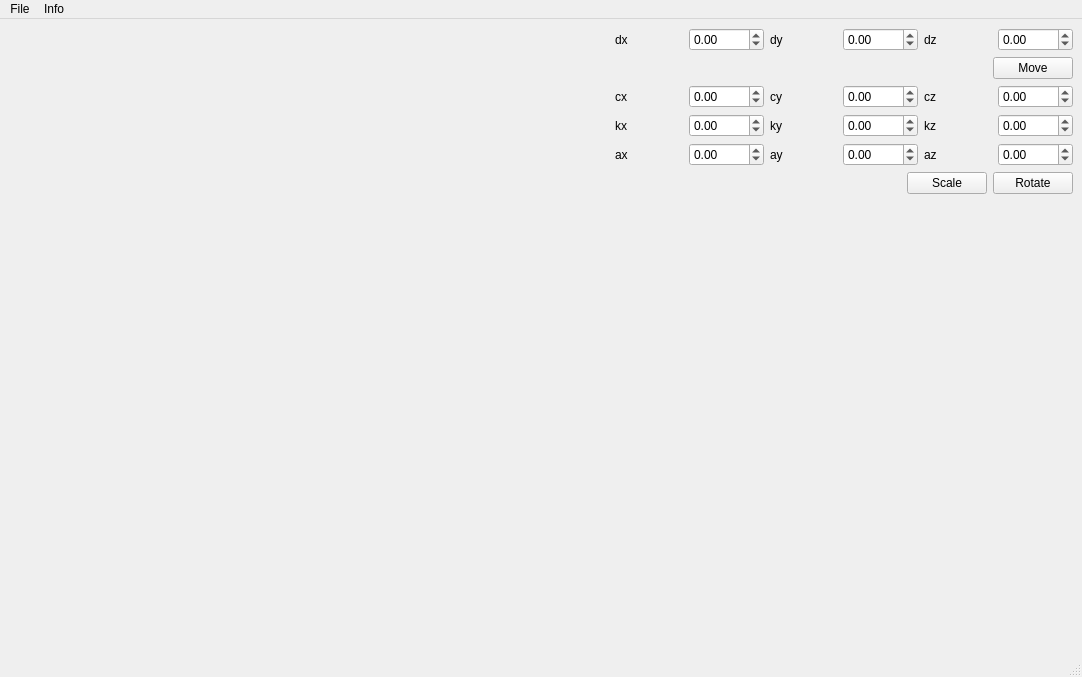
<?xml version="1.0" encoding="UTF-8"?>
<ui version="4.0">
 <class>main_window</class>
 <widget class="QMainWindow" name="main_window">
  <property name="geometry">
   <rect>
    <x>0</x>
    <y>0</y>
    <width>1082</width>
    <height>677</height>
   </rect>
  </property>
  <property name="windowTitle">
   <string>main_window</string>
  </property>
  <widget class="QWidget" name="centralWidget">
   <property name="sizePolicy">
    <sizepolicy hsizetype="Fixed" vsizetype="Fixed">
     <horstretch>0</horstretch>
     <verstretch>0</verstretch>
    </sizepolicy>
   </property>
   <layout class="QHBoxLayout" name="horizontalLayout_7">
    <item>
     <widget class="QWidget" name="widget" native="true">
      <property name="minimumSize">
       <size>
        <width>600</width>
        <height>600</height>
       </size>
      </property>
     </widget>
    </item>
    <item>
     <layout class="QVBoxLayout" name="verticalLayout">
      <item>
       <layout class="QHBoxLayout" name="horizontalLayout">
        <item>
         <widget class="QLabel" name="label">
          <property name="text">
           <string>dx</string>
          </property>
         </widget>
        </item>
        <item>
         <widget class="QDoubleSpinBox" name="dxSpinBox">
          <property name="minimum">
           <double>-1000.000000000000000</double>
          </property>
          <property name="maximum">
           <double>1000.000000000000000</double>
          </property>
         </widget>
        </item>
        <item>
         <widget class="QLabel" name="label_2">
          <property name="text">
           <string>dy</string>
          </property>
         </widget>
        </item>
        <item>
         <widget class="QDoubleSpinBox" name="dySpinBox">
          <property name="minimum">
           <double>-1000.000000000000000</double>
          </property>
          <property name="maximum">
           <double>1000.000000000000000</double>
          </property>
         </widget>
        </item>
        <item>
         <widget class="QLabel" name="label_3">
          <property name="text">
           <string>dz</string>
          </property>
         </widget>
        </item>
        <item>
         <widget class="QDoubleSpinBox" name="dzSpinBox">
          <property name="minimum">
           <double>-1000.000000000000000</double>
          </property>
          <property name="maximum">
           <double>1000.000000000000000</double>
          </property>
         </widget>
        </item>
       </layout>
      </item>
      <item>
       <layout class="QHBoxLayout" name="horizontalLayout_6">
        <item>
         <spacer name="horizontalSpacer_2">
          <property name="orientation">
           <enum>Qt::Horizontal</enum>
          </property>
          <property name="sizeHint" stdset="0">
           <size>
            <width>40</width>
            <height>20</height>
           </size>
          </property>
         </spacer>
        </item>
        <item>
         <widget class="QPushButton" name="moveButton">
          <property name="text">
           <string>Move</string>
          </property>
         </widget>
        </item>
       </layout>
      </item>
      <item>
       <layout class="QHBoxLayout" name="horizontalLayout_2">
        <item>
         <widget class="QLabel" name="label_4">
          <property name="text">
           <string>cx</string>
          </property>
         </widget>
        </item>
        <item>
         <widget class="QDoubleSpinBox" name="cxSpinBox">
          <property name="minimum">
           <double>-1000.000000000000000</double>
          </property>
          <property name="maximum">
           <double>1000.000000000000000</double>
          </property>
         </widget>
        </item>
        <item>
         <widget class="QLabel" name="label_5">
          <property name="text">
           <string>cy</string>
          </property>
         </widget>
        </item>
        <item>
         <widget class="QDoubleSpinBox" name="cySpinBox">
          <property name="minimum">
           <double>-1000.000000000000000</double>
          </property>
          <property name="maximum">
           <double>1000.000000000000000</double>
          </property>
         </widget>
        </item>
        <item>
         <widget class="QLabel" name="label_6">
          <property name="text">
           <string>cz</string>
          </property>
         </widget>
        </item>
        <item>
         <widget class="QDoubleSpinBox" name="czSpinBox">
          <property name="minimum">
           <double>-1000.000000000000000</double>
          </property>
          <property name="maximum">
           <double>1000.000000000000000</double>
          </property>
         </widget>
        </item>
       </layout>
      </item>
      <item>
       <layout class="QHBoxLayout" name="horizontalLayout_3">
        <item>
         <widget class="QLabel" name="label_7">
          <property name="text">
           <string>kx</string>
          </property>
         </widget>
        </item>
        <item>
         <widget class="QDoubleSpinBox" name="kxSpinBox">
          <property name="minimum">
           <double>-1000.000000000000000</double>
          </property>
          <property name="maximum">
           <double>1000.000000000000000</double>
          </property>
         </widget>
        </item>
        <item>
         <widget class="QLabel" name="label_8">
          <property name="text">
           <string>ky</string>
          </property>
         </widget>
        </item>
        <item>
         <widget class="QDoubleSpinBox" name="kySpinBox">
          <property name="minimum">
           <double>-1000.000000000000000</double>
          </property>
          <property name="maximum">
           <double>1000.000000000000000</double>
          </property>
         </widget>
        </item>
        <item>
         <widget class="QLabel" name="label_9">
          <property name="text">
           <string>kz</string>
          </property>
         </widget>
        </item>
        <item>
         <widget class="QDoubleSpinBox" name="kzSpinBox">
          <property name="minimum">
           <double>-1000.000000000000000</double>
          </property>
          <property name="maximum">
           <double>1000.000000000000000</double>
          </property>
         </widget>
        </item>
       </layout>
      </item>
      <item>
       <layout class="QHBoxLayout" name="horizontalLayout_4">
        <item>
         <widget class="QLabel" name="label_10">
          <property name="text">
           <string>ax</string>
          </property>
         </widget>
        </item>
        <item>
         <widget class="QDoubleSpinBox" name="axSpinBox">
          <property name="minimum">
           <double>-1000.000000000000000</double>
          </property>
          <property name="maximum">
           <double>1000.000000000000000</double>
          </property>
         </widget>
        </item>
        <item>
         <widget class="QLabel" name="label_11">
          <property name="text">
           <string>ay</string>
          </property>
         </widget>
        </item>
        <item>
         <widget class="QDoubleSpinBox" name="aySpinBox">
          <property name="minimum">
           <double>-1000.000000000000000</double>
          </property>
          <property name="maximum">
           <double>1000.000000000000000</double>
          </property>
         </widget>
        </item>
        <item>
         <widget class="QLabel" name="label_12">
          <property name="text">
           <string>az</string>
          </property>
         </widget>
        </item>
        <item>
         <widget class="QDoubleSpinBox" name="azSpinBox">
          <property name="minimum">
           <double>-1000.000000000000000</double>
          </property>
          <property name="maximum">
           <double>1000.000000000000000</double>
          </property>
         </widget>
        </item>
       </layout>
      </item>
      <item>
       <layout class="QHBoxLayout" name="horizontalLayout_5">
        <item>
         <spacer name="horizontalSpacer">
          <property name="orientation">
           <enum>Qt::Horizontal</enum>
          </property>
          <property name="sizeHint" stdset="0">
           <size>
            <width>40</width>
            <height>20</height>
           </size>
          </property>
         </spacer>
        </item>
        <item>
         <widget class="QPushButton" name="scaleButton">
          <property name="text">
           <string>Scale</string>
          </property>
         </widget>
        </item>
        <item>
         <widget class="QPushButton" name="rotateButton">
          <property name="text">
           <string>Rotate</string>
          </property>
         </widget>
        </item>
       </layout>
      </item>
      <item>
       <spacer name="verticalSpacer">
        <property name="orientation">
         <enum>Qt::Vertical</enum>
        </property>
        <property name="sizeHint" stdset="0">
         <size>
          <width>20</width>
          <height>40</height>
         </size>
        </property>
       </spacer>
      </item>
     </layout>
    </item>
   </layout>
  </widget>
  <widget class="QMenuBar" name="menuBar">
   <property name="geometry">
    <rect>
     <x>0</x>
     <y>0</y>
     <width>1082</width>
     <height>22</height>
    </rect>
   </property>
   <widget class="QMenu" name="menuFile">
    <property name="title">
     <string>File</string>
    </property>
    <addaction name="actionLoad"/>
    <addaction name="actionReset"/>
    <addaction name="actionClear"/>
   </widget>
   <widget class="QMenu" name="menuInfo">
    <property name="title">
     <string>Info</string>
    </property>
   </widget>
   <addaction name="menuFile"/>
   <addaction name="menuInfo"/>
  </widget>
  <widget class="QStatusBar" name="statusBar"/>
  <action name="actionLoad">
   <property name="text">
    <string>Load</string>
   </property>
  </action>
  <action name="actionReset">
   <property name="text">
    <string>Reset</string>
   </property>
  </action>
  <action name="actionClear">
   <property name="text">
    <string>Clear</string>
   </property>
  </action>
 </widget>
 <resources/>
 <connections/>
</ui>
